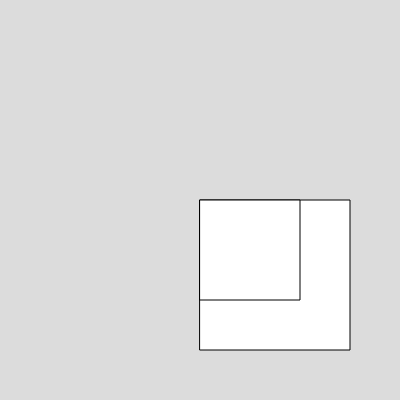
Frame 1 (no input)
Frame 60 (no input): identical to frame 1, image omitted
Frame 120 (the mouse pressed at the canvas centre since frame 60): identical to frame 1, image omitted

The p5.js sketch that drew this single still picture (run headless with seeded random() and noise() and a simulated clock; from frame 60 on, the mouse is pressed at the canvas centre):

// p5.js sketch
// ── sketch.js
function setup() {
  createCanvas(400, 400);
}

function draw() {
  background(220);

  // draw rectangles at the center
  rect(width / 2, height / 2, 150, 150);
  rect(width / 2, height / 2, 100, 100);
}
